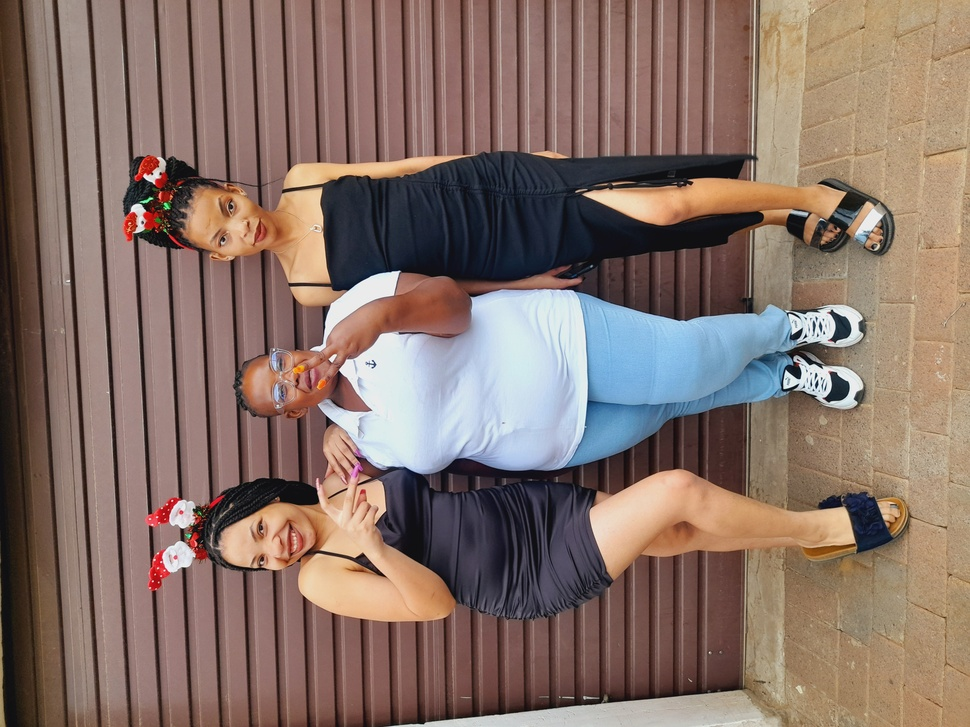
#> input picture images/20221225_174227.jpg, 970 x 727 px, shrunk from 4000 x 3000 before the run
$ python main.py
#> lines starting #> are read from the running program, lines starting #| are printed output that depends on the picture
import numpy as np
from PIL import Image
import webcolors

image = Image.open ("images/20221225_174227.jpg")
#> image is the input picture: PIL image 970x727 RGB; mean R, G, B 134.1, 112.9, 103.7
image_array = np.array(image)

#phase 2
plain_image = Image.open ("images/Image 3.jpeg")
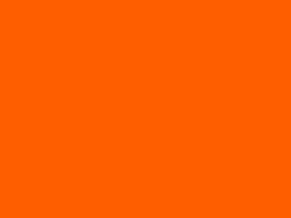
#> input picture images/Image 3.jpeg, 291 x 218 px, shrunk from 1200 x 900 before the run
#> plain_image is the input picture: PIL image 291x218 RGB; mean R, G, B 254, 94, 0
plain_image_array = np.array(plain_image)


image2= Image.open("images/Image 2.jpeg")
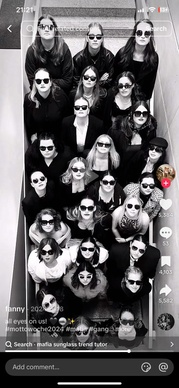
#> input picture images/Image 2.jpeg, 179 x 388 px, shrunk from 740 x 1600 before the run
#> image2 is the input picture: PIL image 179x388 RGB; mean R, G, B 102.4, 100.1, 102
image2_array = np.array (image2)


image1= Image.open("images/Image 1.jpeg")
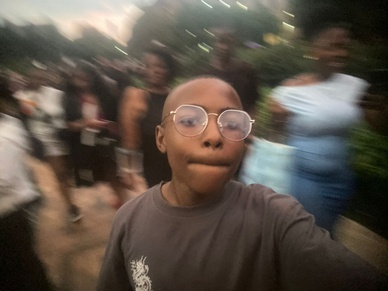
#> input picture images/Image 1.jpeg, 388 x 291 px, shrunk from 1600 x 1200 before the run
#> image1 is the input picture: PIL image 388x291 RGB; mean R, G, B 92.6, 82.3, 72.1
image1_array = np.array (image1)


print("plain image size:", plain_image_array.size)
#| plain image size: 190314
print("plain image shape:", plain_image_array.shape)
#| plain image shape: (218, 291, 3)
print ("image2 size:", image2_array.size)
#| image2 size: 208356
print("image2 shape:", image2_array.shape)
#| image2 shape: (388, 179, 3)
print ("image1 size:", image1_array.size)
#| image1 size: 338724
print("image1 shape:", image1_array.shape)
#| image1 shape: (291, 388, 3)

def detect_colours(image, n_clusters):
    #reshaping.
#> called with n_clusters = 3
    image_array = np.array(image)
    pixels = image_array.reshape(-1, 3)

    print ("plain picture 2D list:", image)
#| plain picture 2D list: <PIL.JpegImagePlugin.JpegImageFile image mode=RGB size=388x291 at 0x7FF7CFF6A150>
    print("New shape", image_array.shape)
#| New shape (291, 388, 3)

    #k-means
    from sklearn.cluster import KMeans

    model = KMeans (n_clusters= n_clusters, random_state= 42)
    X = model.fit_predict(pixels)
    print("cluster groups :", X)
#> (printed output is left out)

    dominant_colours = model.cluster_centers_.astype(int)
    print ("dominant colours are:", dominant_colours)

    # Phase3
    results = ""
    for  cluster in dominant_colours:
        min_distance = float("inf")
        closest_name = None

        for name in webcolors.names("css3"):
            named_rgb = webcolors.name_to_rgb(name)

            distance = np.sqrt(
                (int(cluster[0]) - named_rgb.red) ** 2 +
                (int(cluster[1]) - named_rgb.green) ** 2 +
                (int(cluster[2]) - named_rgb.blue) ** 2
            )

            if distance < min_distance:
                    min_distance = distance
                    closest_name = name

            colour_name = closest_name

        results += (f"RGB {tuple(int(c) for c in cluster)} -> {closest_name}\n")

    return results

print(detect_colours(Image.open("images/Image 1.jpeg"), 3))
